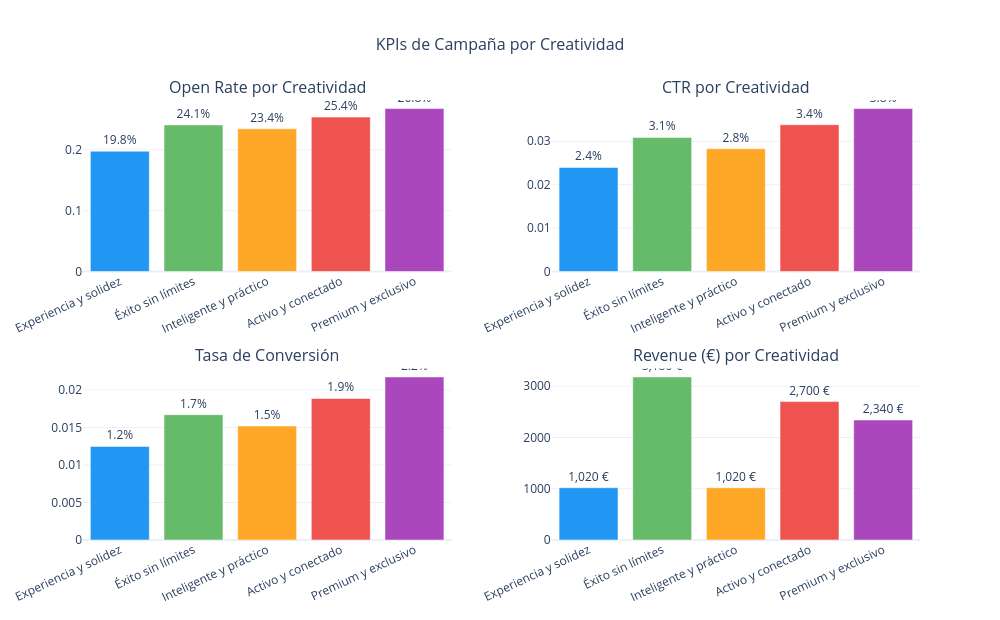

Notebook cell for this chart:
### Markdown cell above
El funnel confirma la eficiencia de la campaña: de los **9.836 emails enviados** se estiman **171 contratos** firmados, generando **10.260 € de revenue** con un coste de apenas **98 €**. El ROI del 10.331% es excepcional incluso bajo supuestos conservadores, lo que valida la viabilidad económica de la estrategia de recomendación personalizada.

### Code cell
# ============================================================
# COMPARATIVA DE KPIs POR CREATIVIDAD
# ============================================================

df_plot = df_kpi_camp[df_kpi_camp['Creatividad'] != 'TOTAL'].copy()
colors = ['#2196F3', '#66BB6A', '#FFA726', '#EF5350', '#AB47BC']

fig_comp = make_subplots(
    rows=2, cols=2,
    subplot_titles=[
        'Open Rate por Creatividad',
        'CTR por Creatividad',
        'Tasa de Conversión',
        'Revenue (€) por Creatividad'
    ],
    vertical_spacing=0.22,
    horizontal_spacing=0.12
)

# Open Rate
fig_comp.add_trace(go.Bar(
    x=df_plot['Creatividad'], y=df_plot['Open Rate'],
    marker_color=colors,
    text=[f"{v:.1%}" for v in df_plot['Open Rate']],
    textposition='outside'
), row=1, col=1)

# CTR
fig_comp.add_trace(go.Bar(
    x=df_plot['Creatividad'], y=df_plot['CTR'],
    marker_color=colors,
    text=[f"{v:.1%}" for v in df_plot['CTR']],
    textposition='outside'
), row=1, col=2)

# Conv Rate
fig_comp.add_trace(go.Bar(
    x=df_plot['Creatividad'], y=df_plot['Conv Rate'],
    marker_color=colors,
    text=[f"{v:.1%}" for v in df_plot['Conv Rate']],
    textposition='outside'
), row=2, col=1)

# Revenue
fig_comp.add_trace(go.Bar(
    x=df_plot['Creatividad'], y=df_plot['Revenue (€)'],
    marker_color=colors,
    text=[f"{int(v):,} €" for v in df_plot['Revenue (€)']],
    textposition='outside'
), row=2, col=2)

fig_comp.update_layout(
    title=dict(text='KPIs de Campaña por Creatividad', x=0.5, font=dict(size=16)),
    template='plotly_white',
    showlegend=False,
    width=1000, height=620
)
fig_comp.update_xaxes(tickangle=-25)
fig_comp.show()

### Figure 1 — Plotly figure (JSON) as saved in the notebook; plotly's stock layout.template omitted (floating-point values rounded to 4 significant figures)
{"data": [{"marker": {"color": ["#2196F3", "#66BB6A", "#FFA726", "#EF5350", "#AB47BC"]}, "text": ["19.8%", "24.1%", "23.4%", "25.4%", "26.8%"], "textposition": "outside", "type": "bar", "x": ["Experiencia y solidez", "Éxito sin límites", "Inteligente y práctico", "Activo y conectado", "Premium y exclusivo"], "xaxis": "x", "y": [0.1978, 0.2408, 0.2345, 0.2537, 0.2678], "yaxis": "y"}, {"marker": {"color": ["#2196F3", "#66BB6A", "#FFA726", "#EF5350", "#AB47BC"]}, "text": ["2.4%", "3.1%", "2.8%", "3.4%", "3.8%"], "textposition": "outside", "type": "bar", "x": ["Experiencia y solidez", "Éxito sin límites", "Inteligente y práctico", "Activo y conectado", "Premium y exclusivo"], "xaxis": "x2", "y": [0.02397, 0.03087, 0.02828, 0.0338, 0.03752], "yaxis": "y2"}, {"marker": {"color": ["#2196F3", "#66BB6A", "#FFA726", "#EF5350", "#AB47BC"]}, "text": ["1.2%", "1.7%", "1.5%", "1.9%", "2.2%"], "textposition": "outside", "type": "bar", "x": ["Experiencia y solidez", "Éxito sin límites", "Inteligente y práctico", "Activo y conectado", "Premium y exclusivo"], "xaxis": "x3", "y": [0.01247, 0.0167, 0.01519, 0.01887, 0.02173], "yaxis": "y3"}, {"marker": {"color": ["#2196F3", "#66BB6A", "#FFA726", "#EF5350", "#AB47BC"]}, "text": ["1,020 €", "3,180 €", "1,020 €", "2,700 €", "2,340 €"], "textposition": "outside", "type": "bar", "x": ["Experiencia y solidez", "Éxito sin límites", "Inteligente y práctico", "Activo y conectado", "Premium y exclusivo"], "xaxis": "x4", "y": [1020, 3180, 1020, 2700, 2340], "yaxis": "y4"}], "layout": {"annotations": [{"font": {"size": 16}, "showarrow": false, "text": "Open Rate por Creatividad", "x": 0.22, "xanchor": "center", "xref": "paper", "y": 1, "yanchor": "bottom", "yref": "paper"}, {"font": {"size": 16}, "showarrow": false, "text": "CTR por Creatividad", "x": 0.78, "xanchor": "center", "xref": "paper", "y": 1, "yanchor": "bottom", "yref": "paper"}, {"font": {"size": 16}, "showarrow": false, "text": "Tasa de Conversión", "x": 0.22, "xanchor": "center", "xref": "paper", "y": 0.39, "yanchor": "bottom", "yref": "paper"}, {"font": {"size": 16}, "showarrow": false, "text": "Revenue (€) por Creatividad", "x": 0.78, "xanchor": "center", "xref": "paper", "y": 0.39, "yanchor": "bottom", "yref": "paper"}], "height": 620, "showlegend": false, "title": {"font": {"size": 16}, "text": "KPIs de Campaña por Creatividad", "x": 0.5}, "width": 1000, "xaxis": {"anchor": "y", "domain": [0, 0.44], "tickangle": -25}, "xaxis2": {"anchor": "y2", "domain": [0.56, 1], "tickangle": -25}, "xaxis3": {"anchor": "y3", "domain": [0, 0.44], "tickangle": -25}, "xaxis4": {"anchor": "y4", "domain": [0.56, 1], "tickangle": -25}, "yaxis": {"anchor": "x", "domain": [0.61, 1]}, "yaxis2": {"anchor": "x2", "domain": [0.61, 1]}, "yaxis3": {"anchor": "x3", "domain": [0, 0.39]}, "yaxis4": {"anchor": "x4", "domain": [0, 0.39]}}}
